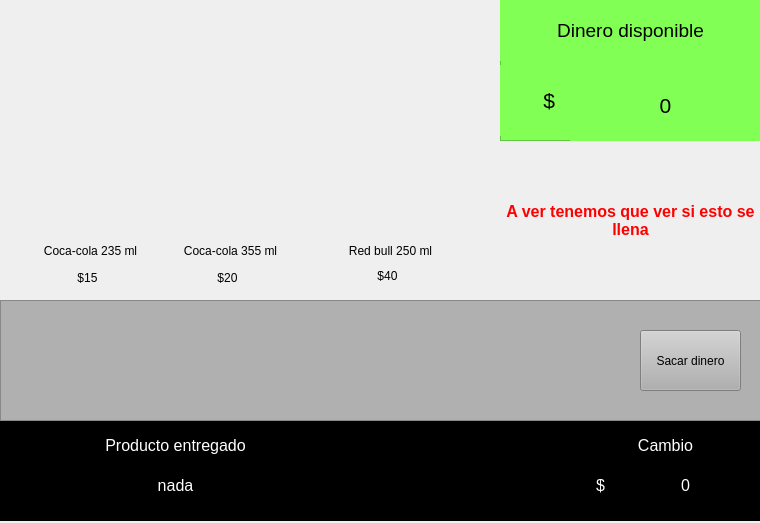
<?xml version="1.0" encoding="UTF-8"?>
<ui version="4.0">
 <class>Maquinaexpendedora_form</class>
 <widget class="QWidget" name="Maquinaexpendedora_form">
  <property name="geometry">
   <rect>
    <x>0</x>
    <y>0</y>
    <width>760</width>
    <height>523</height>
   </rect>
  </property>
  <property name="windowTitle">
   <string>Máquina expendedora</string>
  </property>
  <widget class="QFrame" name="Maquinaexpendedora">
   <property name="geometry">
    <rect>
     <x>0</x>
     <y>420</y>
     <width>761</width>
     <height>101</height>
    </rect>
   </property>
   <property name="styleSheet">
    <string notr="true">background-color: rgb(0, 0, 0);
</string>
   </property>
   <property name="frameShape">
    <enum>QFrame::StyledPanel</enum>
   </property>
   <property name="frameShadow">
    <enum>QFrame::Raised</enum>
   </property>
   <widget class="QLabel" name="productoEntregado_label">
    <property name="geometry">
     <rect>
      <x>80</x>
      <y>0</y>
      <width>191</width>
      <height>51</height>
     </rect>
    </property>
    <property name="font">
     <font>
      <pointsize>12</pointsize>
     </font>
    </property>
    <property name="styleSheet">
     <string notr="true">color: rgb(255, 255, 255);</string>
    </property>
    <property name="text">
     <string>Producto entregado</string>
    </property>
    <property name="alignment">
     <set>Qt::AlignCenter</set>
    </property>
   </widget>
   <widget class="QLabel" name="cambio_label">
    <property name="geometry">
     <rect>
      <x>570</x>
      <y>0</y>
      <width>191</width>
      <height>51</height>
     </rect>
    </property>
    <property name="font">
     <font>
      <pointsize>12</pointsize>
     </font>
    </property>
    <property name="styleSheet">
     <string notr="true">color: rgb(255, 255, 255);</string>
    </property>
    <property name="text">
     <string>Cambio</string>
    </property>
    <property name="alignment">
     <set>Qt::AlignCenter</set>
    </property>
   </widget>
   <widget class="QLabel" name="productoEntregadoNombre_label">
    <property name="geometry">
     <rect>
      <x>80</x>
      <y>40</y>
      <width>191</width>
      <height>51</height>
     </rect>
    </property>
    <property name="font">
     <font>
      <pointsize>12</pointsize>
     </font>
    </property>
    <property name="styleSheet">
     <string notr="true">color: rgb(255, 255, 255);</string>
    </property>
    <property name="text">
     <string>nada</string>
    </property>
    <property name="alignment">
     <set>Qt::AlignCenter</set>
    </property>
   </widget>
   <widget class="QLabel" name="cambioCantidad_label">
    <property name="geometry">
     <rect>
      <x>620</x>
      <y>40</y>
      <width>131</width>
      <height>51</height>
     </rect>
    </property>
    <property name="font">
     <font>
      <pointsize>12</pointsize>
     </font>
    </property>
    <property name="styleSheet">
     <string notr="true">color: rgb(255, 255, 255);</string>
    </property>
    <property name="text">
     <string>0</string>
    </property>
    <property name="alignment">
     <set>Qt::AlignCenter</set>
    </property>
   </widget>
   <widget class="QLabel" name="simboloCambio_label">
    <property name="geometry">
     <rect>
      <x>580</x>
      <y>40</y>
      <width>41</width>
      <height>51</height>
     </rect>
    </property>
    <property name="font">
     <font>
      <pointsize>12</pointsize>
     </font>
    </property>
    <property name="styleSheet">
     <string notr="true">color: rgb(255, 255, 255);</string>
    </property>
    <property name="text">
     <string>$</string>
    </property>
    <property name="alignment">
     <set>Qt::AlignCenter</set>
    </property>
   </widget>
  </widget>
  <widget class="QFrame" name="Monedas_Frame">
   <property name="geometry">
    <rect>
     <x>0</x>
     <y>300</y>
     <width>761</width>
     <height>121</height>
    </rect>
   </property>
   <property name="styleSheet">
    <string notr="true">background-color: rgb(176, 176, 176);</string>
   </property>
   <property name="frameShape">
    <enum>QFrame::StyledPanel</enum>
   </property>
   <property name="frameShadow">
    <enum>QFrame::Raised</enum>
   </property>
   <widget class="QPushButton" name="Moneda5_pushButton">
    <property name="geometry">
     <rect>
      <x>20</x>
      <y>30</y>
      <width>61</width>
      <height>61</height>
     </rect>
    </property>
    <property name="cursor">
     <cursorShape>PointingHandCursor</cursorShape>
    </property>
    <property name="text">
     <string/>
    </property>
    <property name="icon">
     <iconset>
      <normaloff>../assets/5_pesos.png</normaloff>../assets/5_pesos.png</iconset>
    </property>
    <property name="iconSize">
     <size>
      <width>60</width>
      <height>60</height>
     </size>
    </property>
    <property name="flat">
     <bool>true</bool>
    </property>
   </widget>
   <widget class="QPushButton" name="Moneda10_pushButton">
    <property name="geometry">
     <rect>
      <x>100</x>
      <y>20</y>
      <width>71</width>
      <height>71</height>
     </rect>
    </property>
    <property name="cursor">
     <cursorShape>PointingHandCursor</cursorShape>
    </property>
    <property name="text">
     <string/>
    </property>
    <property name="icon">
     <iconset>
      <normaloff>../assets/10_pesos.png</normaloff>../assets/10_pesos.png</iconset>
    </property>
    <property name="iconSize">
     <size>
      <width>70</width>
      <height>70</height>
     </size>
    </property>
    <property name="flat">
     <bool>true</bool>
    </property>
   </widget>
   <widget class="QPushButton" name="billete20_pushButton">
    <property name="geometry">
     <rect>
      <x>200</x>
      <y>20</y>
      <width>171</width>
      <height>91</height>
     </rect>
    </property>
    <property name="cursor">
     <cursorShape>PointingHandCursor</cursorShape>
    </property>
    <property name="text">
     <string/>
    </property>
    <property name="icon">
     <iconset>
      <normaloff>../assets/20_pesos.jpg</normaloff>../assets/20_pesos.jpg</iconset>
    </property>
    <property name="iconSize">
     <size>
      <width>200</width>
      <height>90</height>
     </size>
    </property>
    <property name="flat">
     <bool>true</bool>
    </property>
   </widget>
   <widget class="QPushButton" name="billete50_pushButton">
    <property name="geometry">
     <rect>
      <x>400</x>
      <y>10</y>
      <width>211</width>
      <height>101</height>
     </rect>
    </property>
    <property name="cursor">
     <cursorShape>PointingHandCursor</cursorShape>
    </property>
    <property name="text">
     <string/>
    </property>
    <property name="icon">
     <iconset>
      <normaloff>../assets/50-pesos.jpeg</normaloff>../assets/50-pesos.jpeg</iconset>
    </property>
    <property name="iconSize">
     <size>
      <width>200</width>
      <height>150</height>
     </size>
    </property>
    <property name="flat">
     <bool>true</bool>
    </property>
   </widget>
   <widget class="QPushButton" name="sacarDinero_pushButton">
    <property name="geometry">
     <rect>
      <x>640</x>
      <y>30</y>
      <width>101</width>
      <height>61</height>
     </rect>
    </property>
    <property name="cursor">
     <cursorShape>PointingHandCursor</cursorShape>
    </property>
    <property name="styleSheet">
     <string notr="true">QpushButton:hover{
border-radius:20px;}</string>
    </property>
    <property name="text">
     <string>Sacar dinero</string>
    </property>
    <property name="flat">
     <bool>false</bool>
    </property>
   </widget>
  </widget>
  <widget class="QPushButton" name="Coca235_pushButton">
   <property name="geometry">
    <rect>
     <x>50</x>
     <y>80</y>
     <width>81</width>
     <height>151</height>
    </rect>
   </property>
   <property name="cursor">
    <cursorShape>PointingHandCursor</cursorShape>
   </property>
   <property name="text">
    <string/>
   </property>
   <property name="icon">
    <iconset>
     <normaloff>../assets/Coca_235ml-PhotoRoom.png</normaloff>../assets/Coca_235ml-PhotoRoom.png</iconset>
   </property>
   <property name="iconSize">
    <size>
     <width>70</width>
     <height>200</height>
    </size>
   </property>
   <property name="flat">
    <bool>true</bool>
   </property>
  </widget>
  <widget class="QPushButton" name="Coca355_pushButton">
   <property name="geometry">
    <rect>
     <x>190</x>
     <y>0</y>
     <width>91</width>
     <height>231</height>
    </rect>
   </property>
   <property name="cursor">
    <cursorShape>PointingHandCursor</cursorShape>
   </property>
   <property name="text">
    <string/>
   </property>
   <property name="icon">
    <iconset>
     <normaloff>../assets/Coca_355ml-PhotoRoom.png</normaloff>../assets/Coca_355ml-PhotoRoom.png</iconset>
   </property>
   <property name="iconSize">
    <size>
     <width>250</width>
     <height>300</height>
    </size>
   </property>
   <property name="flat">
    <bool>true</bool>
   </property>
  </widget>
  <widget class="QPushButton" name="Redbull_pushButton">
   <property name="geometry">
    <rect>
     <x>340</x>
     <y>10</y>
     <width>91</width>
     <height>231</height>
    </rect>
   </property>
   <property name="cursor">
    <cursorShape>PointingHandCursor</cursorShape>
   </property>
   <property name="text">
    <string/>
   </property>
   <property name="icon">
    <iconset>
     <normaloff>../assets/RedBull_250ml-PhotoRoom.png</normaloff>../assets/RedBull_250ml-PhotoRoom.png</iconset>
   </property>
   <property name="iconSize">
    <size>
     <width>250</width>
     <height>300</height>
    </size>
   </property>
   <property name="flat">
    <bool>true</bool>
   </property>
  </widget>
  <widget class="QFrame" name="Dinero_frame">
   <property name="geometry">
    <rect>
     <x>500</x>
     <y>0</y>
     <width>261</width>
     <height>141</height>
    </rect>
   </property>
   <property name="styleSheet">
    <string notr="true">background-color: rgb(130, 255, 85);</string>
   </property>
   <property name="frameShape">
    <enum>QFrame::StyledPanel</enum>
   </property>
   <property name="frameShadow">
    <enum>QFrame::Raised</enum>
   </property>
   <widget class="QLabel" name="tituloDinero_label">
    <property name="geometry">
     <rect>
      <x>0</x>
      <y>0</y>
      <width>261</width>
      <height>61</height>
     </rect>
    </property>
    <property name="font">
     <font>
      <pointsize>14</pointsize>
     </font>
    </property>
    <property name="text">
     <string>Dinero disponible</string>
    </property>
    <property name="scaledContents">
     <bool>false</bool>
    </property>
    <property name="alignment">
     <set>Qt::AlignCenter</set>
    </property>
   </widget>
   <widget class="QLabel" name="dineroDisponible_label">
    <property name="geometry">
     <rect>
      <x>70</x>
      <y>70</y>
      <width>191</width>
      <height>71</height>
     </rect>
    </property>
    <property name="font">
     <font>
      <pointsize>16</pointsize>
     </font>
    </property>
    <property name="text">
     <string>0</string>
    </property>
    <property name="alignment">
     <set>Qt::AlignCenter</set>
    </property>
   </widget>
   <widget class="QLabel" name="simboloDineroDisponible_label">
    <property name="geometry">
     <rect>
      <x>0</x>
      <y>65</y>
      <width>55</width>
      <height>71</height>
     </rect>
    </property>
    <property name="font">
     <font>
      <pointsize>16</pointsize>
     </font>
    </property>
    <property name="text">
     <string>$</string>
    </property>
    <property name="alignment">
     <set>Qt::AlignRight|Qt::AlignTrailing|Qt::AlignVCenter</set>
    </property>
   </widget>
  </widget>
  <widget class="QLabel" name="alertas_label">
   <property name="geometry">
    <rect>
     <x>500</x>
     <y>140</y>
     <width>261</width>
     <height>161</height>
    </rect>
   </property>
   <property name="font">
    <font>
     <pointsize>12</pointsize>
     <weight>75</weight>
     <bold>true</bold>
    </font>
   </property>
   <property name="contextMenuPolicy">
    <enum>Qt::DefaultContextMenu</enum>
   </property>
   <property name="acceptDrops">
    <bool>true</bool>
   </property>
   <property name="autoFillBackground">
    <bool>false</bool>
   </property>
   <property name="styleSheet">
    <string notr="true">color: rgb(255, 0, 0);</string>
   </property>
   <property name="text">
    <string>A ver tenemos que ver si esto se llena</string>
   </property>
   <property name="textFormat">
    <enum>Qt::MarkdownText</enum>
   </property>
   <property name="scaledContents">
    <bool>false</bool>
   </property>
   <property name="alignment">
    <set>Qt::AlignCenter</set>
   </property>
   <property name="wordWrap">
    <bool>true</bool>
   </property>
  </widget>
  <widget class="QLabel" name="nombreC235_label">
   <property name="geometry">
    <rect>
     <x>30</x>
     <y>240</y>
     <width>121</width>
     <height>21</height>
    </rect>
   </property>
   <property name="text">
    <string>Coca-cola 235 ml</string>
   </property>
   <property name="alignment">
    <set>Qt::AlignCenter</set>
   </property>
  </widget>
  <widget class="QLabel" name="costoC235_label">
   <property name="geometry">
    <rect>
     <x>60</x>
     <y>270</y>
     <width>55</width>
     <height>16</height>
    </rect>
   </property>
   <property name="text">
    <string>$15</string>
   </property>
   <property name="alignment">
    <set>Qt::AlignCenter</set>
   </property>
  </widget>
  <widget class="QLabel" name="costoC355_label">
   <property name="geometry">
    <rect>
     <x>200</x>
     <y>270</y>
     <width>55</width>
     <height>16</height>
    </rect>
   </property>
   <property name="text">
    <string>$20</string>
   </property>
   <property name="alignment">
    <set>Qt::AlignCenter</set>
   </property>
  </widget>
  <widget class="QLabel" name="nombreC355_label">
   <property name="geometry">
    <rect>
     <x>170</x>
     <y>240</y>
     <width>121</width>
     <height>21</height>
    </rect>
   </property>
   <property name="text">
    <string>Coca-cola 355 ml</string>
   </property>
   <property name="alignment">
    <set>Qt::AlignCenter</set>
   </property>
  </widget>
  <widget class="QLabel" name="nombreC235_label_3">
   <property name="geometry">
    <rect>
     <x>330</x>
     <y>240</y>
     <width>121</width>
     <height>21</height>
    </rect>
   </property>
   <property name="text">
    <string>Red bull 250 ml</string>
   </property>
   <property name="alignment">
    <set>Qt::AlignCenter</set>
   </property>
  </widget>
  <widget class="QLabel" name="costoRed_label">
   <property name="geometry">
    <rect>
     <x>360</x>
     <y>266</y>
     <width>55</width>
     <height>20</height>
    </rect>
   </property>
   <property name="text">
    <string>$40</string>
   </property>
   <property name="alignment">
    <set>Qt::AlignCenter</set>
   </property>
  </widget>
 </widget>
 <resources/>
 <connections/>
</ui>
